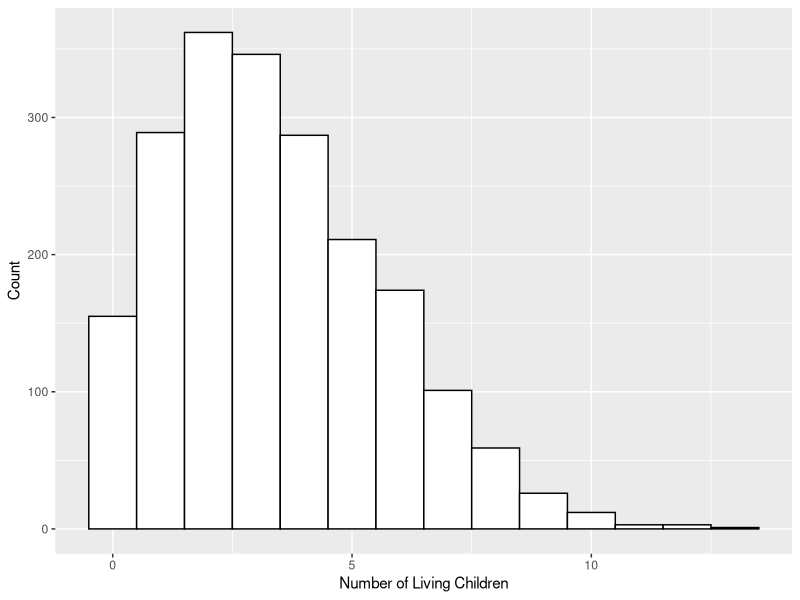
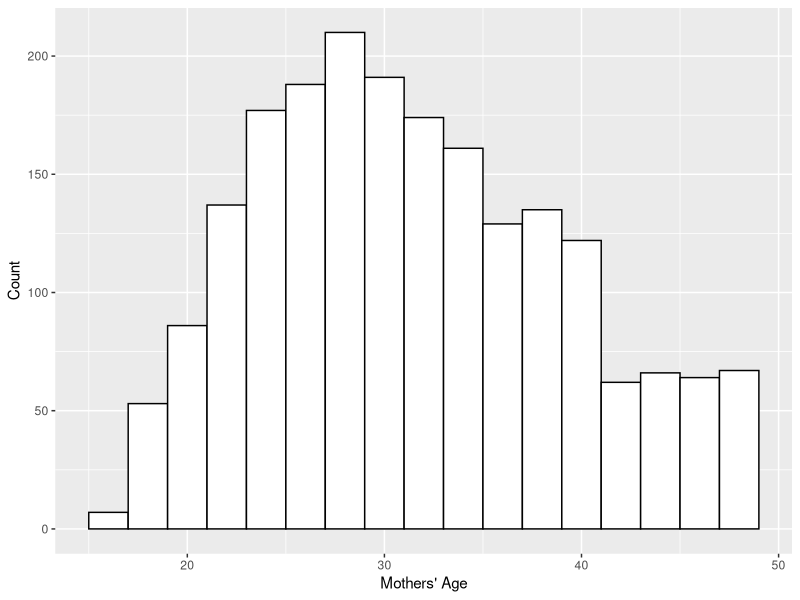
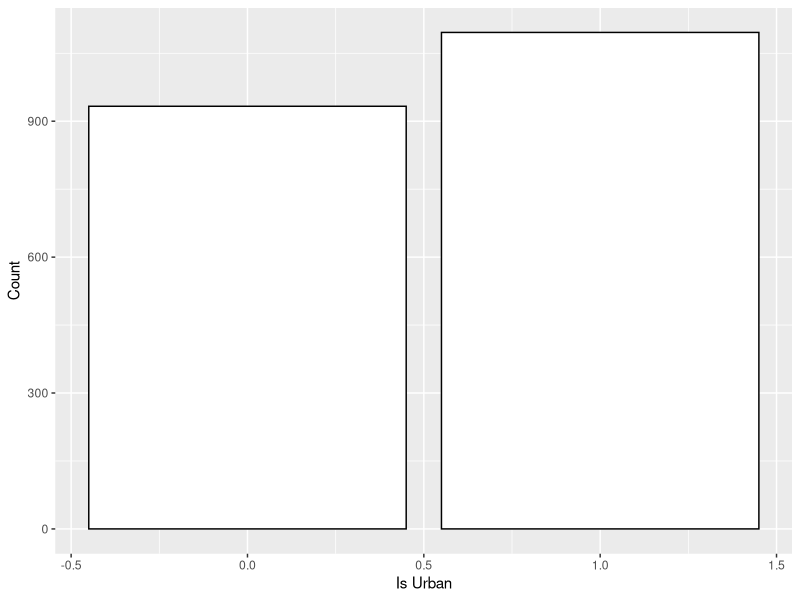
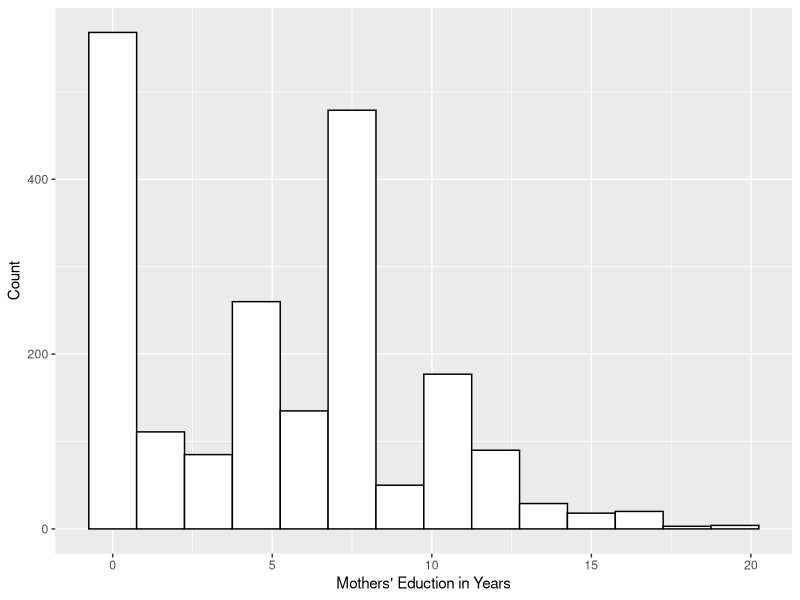
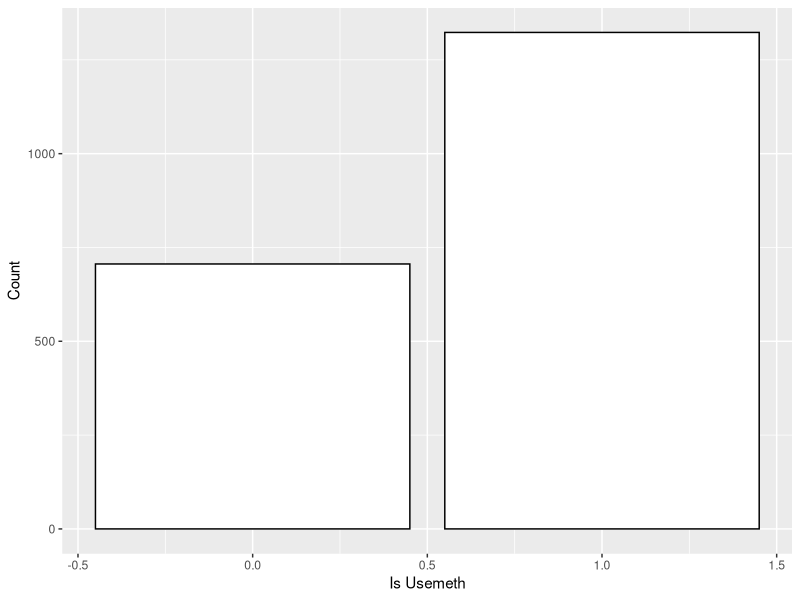
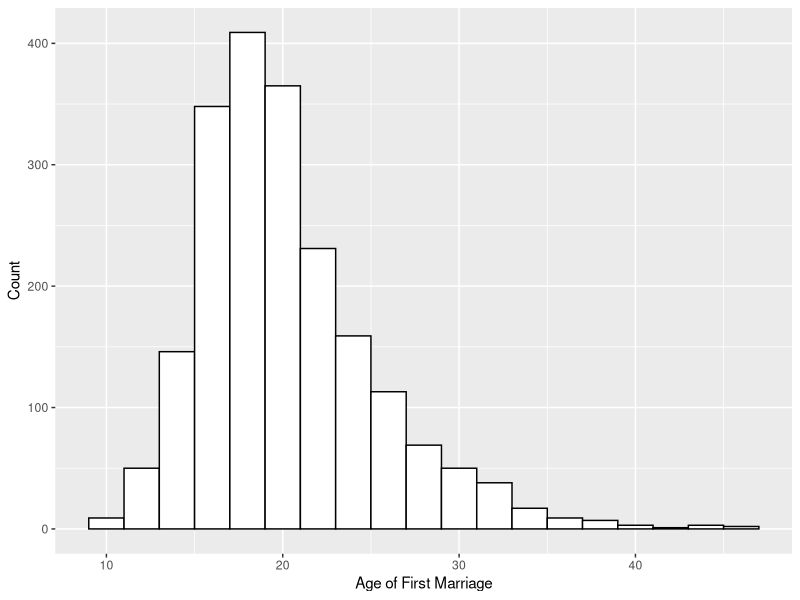
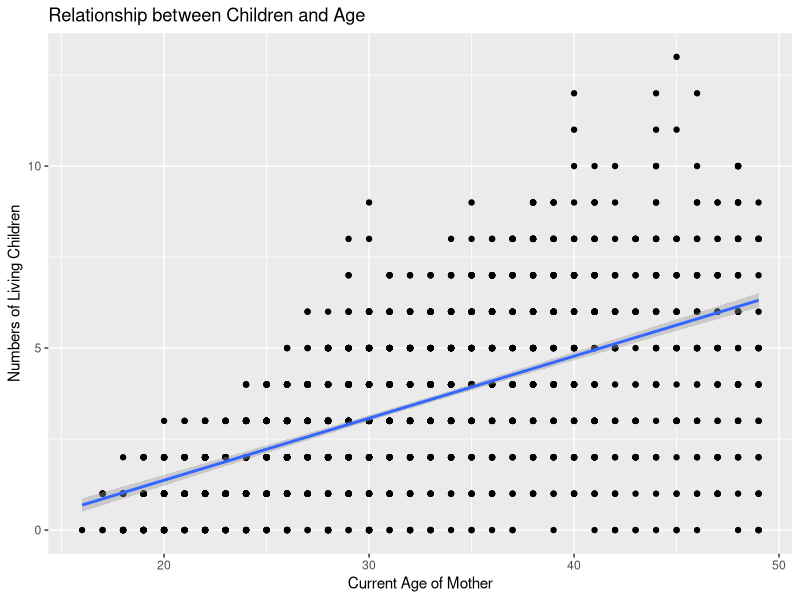
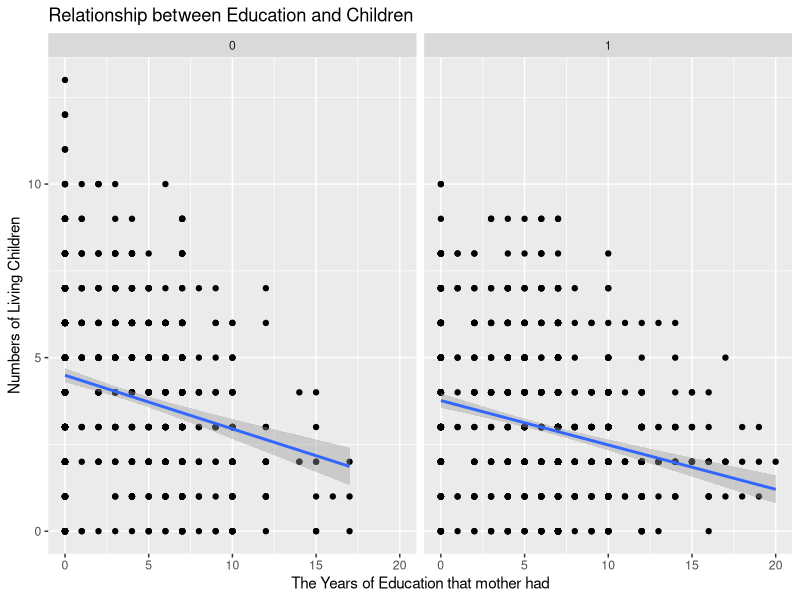

Generate these figures, in order, with R:
## ---- chunk 1
knitr::opts_chunk$set(echo = TRUE)
## ---- chunk 2
remove(list = ls())
library(tidyverse)
library(ggplot2)
library(kableExtra)
library(dplyr)
library(haven)
## ---- chunk 3
fertil2 <- read.csv("data.csv")
## ---- chunk 4
selectData <- fertil2 %>%
  select(children, age, urban, educ, usemeth, agefm) %>%
  na.omit()
head(selectData)
str(selectData)
## ---- chunk 5
ggplot(data = selectData, mapping = aes(x = children)) +
  geom_histogram(binwidth = 1, fill = "white", color = "black") +
  labs(x = "Number of Living Children",
       y = "Count")
## ---- chunk 6
ggplot(data = selectData, mapping = aes(x = age)) +
  geom_histogram(binwidth = 2, fill = "white", color = "black") +
  labs(x = "Mothers' Age",
       y = "Count")
## ---- chunk 7
ggplot(data = selectData, mapping = aes(x = urban)) + 
  geom_bar(fill = "white", color = "black") +
  labs(x = "Is Urban",
       y = "Count")

#Find the counts of each urban type
table(selectData$urban)

#Find the proportion for urban
prop.table(table(selectData$urban))

## ---- chunk 8
ggplot(data = selectData, mapping = aes(x = educ)) +
  geom_histogram(binwidth = 1.5, fill = "white", color = "black") +
  labs(x = "Mothers' Eduction in Years",
       y = "Count")
## ---- chunk 9
ggplot(data = selectData, mapping = aes(x = usemeth)) + 
  geom_bar(fill = "white", color = "black") +
  labs(x = "Is Usemeth",
       y = "Count")

#Find the counts of usemeth
table(selectData$urban)


#Find the proportion for each usemeth type
prop.table(table(selectData$urban))

## ---- chunk 10
ggplot(data = selectData, mapping = aes(x = agefm)) +
  geom_histogram(binwidth = 2, fill = "white", color = "black") +
  labs(x = "Age of First Marriage",
       y = "Count")
## ---- chunk 11
ggplot(data = selectData, aes(x = age, y = children)) + geom_point() + geom_smooth(method = "lm") + labs(x = "Current Age of Mother", y = "Numbers of Living Children", title = "Relationship between Children and Age")
## ---- chunk 12
ggplot(data = selectData, aes(x = educ, y = children)) + geom_point() + facet_grid(.~ urban)+ geom_smooth(method = "lm") + labs(x = "The Years of Education that mother had", y = "Numbers of Living Children", title = "Relationship between Education and Children")
## ---- chunk 13
ggplot(data = selectData, aes(x = agefm, y = children)) + geom_boxplot() + facet_grid(. ~ usemeth) + labs(x = "Mother's age at first marriage", y = "Number of Living Children", title = "Relationship between children and age of first marriage")
## ---- chunk 14
cuts = cut(selectData$educ,
           breaks=c(-1,5,10,15,20))
educGrps <- data.frame(cuts, selectData)
ggplot(data = educGrps, aes(x = children)) +
  geom_histogram(binwidth = .5, color = "black", 
                 fill = "white") +
  facet_wrap(cuts) +
  xlab("Number of Children") +
  ylab("Count")
## ---- chunk 15
# Mean = Variance
table1chp4<- educGrps  %>% group_by(cuts)  %>% 
  summarise(mnNum= mean(children),varNum=var(children),n=n())
kable(table1chp4, booktabs=T, 
      caption="Compare mean and variance of number of children within each education group.",
      col.names = c("Age Groups", "Mean", "Variance", "n")) %>%
  kable_styling(full_width = F)

## ---- chunk 16
cuts = cut(selectData$agefm,
           breaks=c(9, 20, 30, 40, 50))
agefmGrps <- data.frame(cuts, selectData)
ggplot(data = agefmGrps, aes(x = children)) +
  geom_histogram(binwidth = .5, color = "black", 
                 fill = "white") +
  facet_wrap(cuts) +
  xlab("Number of Children") +
  ylab("Count")
## ---- chunk 17
# Mean = Variance
table1chp4<- agefmGrps  %>% group_by(cuts)  %>% 
  summarise(mnNum= mean(children),varNum=var(children),n=n())
kable(table1chp4, booktabs=T, 
      caption="Compare mean and variance of number of children within each age group.",
      col.names = c("Educ Groups", "Mean", "Variance", "n")) %>%
  kable_styling(full_width = F)

## ---- chunk 18
ggplot(data = selectData, aes(x = children)) +
  geom_histogram(binwidth = .5, color = "black", 
                 fill = "white") +
  facet_wrap(selectData$usemeth) +
  xlab("Number of Children")
## ---- chunk 19
# Mean = Variance
table1chp4<- selectData  %>% group_by(usemeth)  %>% 
  summarise(mnNum= mean(children),varNum=var(children),n=n())
kable(table1chp4, booktabs=T, 
      caption="Compare mean and variance of number of children within each group.",
      col.names = c("Usemeth Groups", "Mean", "Variance", "n")) %>%
  kable_styling(full_width = F)

## ---- chunk 20
model2 <- glm(children ~ agefm +educ+usemeth, family = 'poisson', data = selectData)
plot(model2, which = 1)
## ---- chunk 21
cuts = cut(selectData$educ,
           breaks=c(-1,5,10,15,20))
educGrps <- data.frame(cuts, selectData)
ggplot(data = educGrps, aes(x = children)) +
  geom_histogram(binwidth = .5, color = "black", 
                 fill = "white") +
  facet_wrap(cuts) +
  xlab("Number of Children") +
  ylab("Count")
## ---- chunk 22
# Mean = Variance
table1chp4<- educGrps  %>% group_by(cuts)  %>% 
  summarise(mnNum= mean(children),varNum=var(children),n=n())
kable(table1chp4, booktabs=T, 
      caption="Compare mean and variance of number of children within each education group.",
      col.names = c("Age Groups", "Mean", "Variance", "n")) %>%
  kable_styling(full_width = F)

## ---- chunk 23
cuts = cut(selectData$age,
           breaks=c(15,20,25,30,35,40,45,50))
ageGrps <- data.frame(cuts, selectData)
ggplot(data = ageGrps, aes(x = children)) +
  geom_histogram(binwidth = .5, color = "black", 
                 fill = "white") +
  facet_wrap(cuts) +
  xlab("Number of Children") +
  ylab("Count")
## ---- chunk 24
# Mean = Variance
table1chp4<- ageGrps  %>% group_by(cuts)  %>% 
  summarise(mnNum= mean(children),varNum=var(children),n=n())
kable(table1chp4, booktabs=T, 
      caption="Compare mean and variance of number of children within each age group.",
      col.names = c("Age Groups", "Mean", "Variance", "n")) %>%
  kable_styling(full_width = F)
## ---- chunk 25
ggplot(data = selectData, aes(x = children)) +
  geom_histogram(binwidth = .5, color = "black", 
                 fill = "white") +
  facet_wrap(selectData$urban) +
  xlab("Number of Children") +
  ylab("Count")
## ---- chunk 26
# Mean = Variance
table1chp4<- selectData  %>% group_by(urban)  %>% 
  summarise(mnNum= mean(children),varNum=var(children),n=n())
kable(table1chp4, booktabs=T, 
      caption="Compare mean and variance of number of children within each group.",
      col.names = c("Urban Groups", "Mean", "Variance", "n")) %>%
  kable_styling(full_width = F)

## ---- chunk 27
model2 <- glm(children ~ age +educ+urban, family = 'quasipoisson', data = selectData)
plot(model2, which = 1)
## ---- chunk 28
model1 <- glm(children ~ agefm + educ +usemeth, family = poisson, data = selectData)
summary(model1)
## ---- chunk 29
model2 <- glm(children ~ age + educ + urban, family = poisson, data = selectData)
summary(model2)
## ---- chunk 30
X1 <- sum(residuals(model1, type = "pearson")^2)
phat1 <- X1/model1$df.residual
phat1
X2 <- sum(residuals(model2, type = "pearson")^2)
phat2 <- X2/model2$df.residual
phat2
## ---- chunk 31
#fit the pearson statistics parameters for model 1
X3 <- sum(residuals(model2, type = "pearson")^2)
#calculate the df 
df <- model2$df.residual
#calculate the p-value
pvalue <- 1-pchisq(X3, df)
pvalue
## ---- chunk 32
X4 <- sum(residuals(model1, type = "pearson")^2)
df2<- model1$df.residual
pvalue2 <- 1-pchisq(X4,df2)
pvalue2
